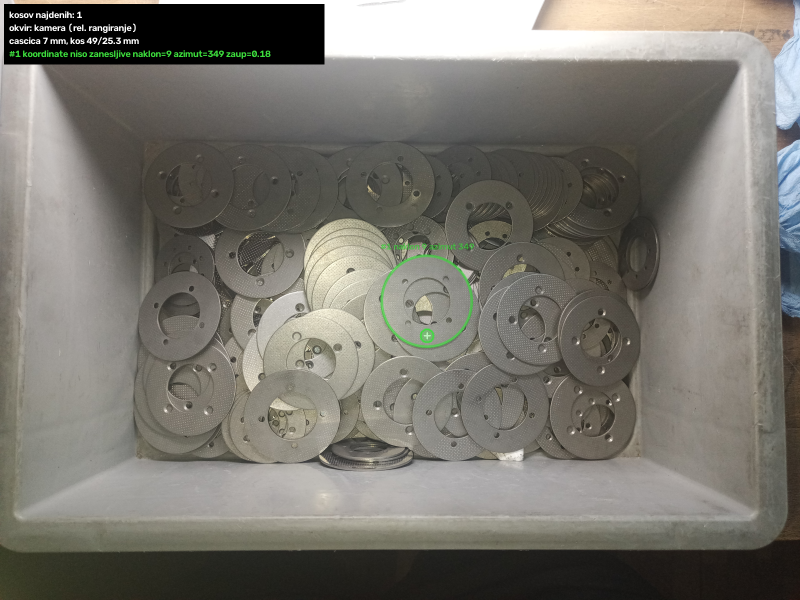
#> input picture rezultat_zaboj.png, 1600 x 1200 px (shown at 1/2 size); its folder holds only this picture in this run
$ python -i pipeline.py   (imports and definitions only)   (older library calls are emulated)
#> lines starting #> are read from the running program, lines starting #| are printed output that depends on the picture; after the words box and inside, x2 and y2 are one past the last pixel; in counts of white or black regions, pixels touching at a corner belong together
### flange_picker/preprocess.py
"""Predobdelava: CLAHE, bilateralni filter, maska spekularnih odsevov.

Spekularni odsevi na svetleci plocevini so nasiceni piksli - njihovi robovi so
lazni robovi. Zaznamo jih in maskiramo, namesto da bi jih obravnavali kot rob.
"""

from __future__ import annotations

from dataclasses import dataclass
from typing import Optional

import cv2
import numpy as np

from .config import Config


@dataclass
class Preprocessed:
    gray: np.ndarray            # uint8, po CLAHE + bilateralnem filtru
    raw_gray: np.ndarray        # uint8, original v sivini
    specular_mask: np.ndarray   # uint8 0/255, 255 = odsev
    diagnostics: dict


def to_gray(image: np.ndarray) -> np.ndarray:
    if image is None:
        raise ValueError("slika je None")
    if image.ndim == 3:
        if image.shape[2] == 4:
            image = cv2.cvtColor(image, cv2.COLOR_BGRA2BGR)
        return cv2.cvtColor(image, cv2.COLOR_BGR2GRAY)
    if image.dtype != np.uint8:
        image = cv2.normalize(image, None, 0, 255, cv2.NORM_MINMAX).astype(np.uint8)
    return image


def specular_mask(gray: np.ndarray, cfg: Config) -> np.ndarray:
    abs_thr = float(cfg["preprocess.specular_abs_threshold"])
    pct = float(cfg["preprocess.specular_percentile"])
    pct_thr = float(np.percentile(gray, pct)) if gray.size else 255.0
    thr = min(abs_thr, max(pct_thr, abs_thr - 25.0))
    mask = (gray >= thr).astype(np.uint8) * 255
    min_blob = int(cfg["preprocess.specular_min_blob_px"])
    if min_blob > 1 and mask.any():
        num, labels, stats, _ = cv2.connectedComponentsWithStats(mask, 8)
        keep = np.zeros(num, dtype=bool)
        for i in range(1, num):
            keep[i] = stats[i, cv2.CC_STAT_AREA] >= min_blob
        mask = np.where(keep[labels], 255, 0).astype(np.uint8)
    dil = int(cfg["preprocess.specular_dilate_px"])
    if dil > 0 and mask.any():
        kernel = cv2.getStructuringElement(cv2.MORPH_ELLIPSE, (2 * dil + 1, 2 * dil + 1))
        mask = cv2.dilate(mask, kernel)
    return mask


def apply_gamma(gray: np.ndarray, gamma: float) -> np.ndarray:
    """Gama korekcija. gamma < 1 dvigne temne dele - kose v senci ob steni zaboja.

    Za razliko od CLAHE je globalna in monotona: ne izmislja si lokalnega
    kontrasta, zato ne rodi navideznih robov v gladkih obmocjih.
    """
    if abs(gamma - 1.0) < 1e-6:
        return gray
    lut = np.clip(((np.arange(256) / 255.0) ** float(gamma)) * 255.0, 0, 255).astype(np.uint8)
    return cv2.LUT(gray, lut)


def preprocess(image: np.ndarray, cfg: Config) -> Preprocessed:
    raw = to_gray(image)
    working = apply_gamma(raw, float(cfg.get("preprocess.gamma", 1.0)))
    clip = float(cfg["preprocess.clahe_clip"])
    if clip > 0:
        clahe = cv2.createCLAHE(clipLimit=clip,
                                tileGridSize=(int(cfg["preprocess.clahe_grid"]),) * 2)
        enhanced = clahe.apply(working)
    else:
        enhanced = working
    bil_d = int(cfg["preprocess.bilateral_d"])
    if bil_d > 0:
        filtered = cv2.bilateralFilter(enhanced, bil_d,
                                       float(cfg["preprocess.bilateral_sigma_color"]),
                                       float(cfg["preprocess.bilateral_sigma_space"]))
    else:
        filtered = enhanced
    mask = specular_mask(raw, cfg)
    diag = {
        "shape": [int(raw.shape[1]), int(raw.shape[0])],
        "mean_intensity": float(raw.mean()) if raw.size else 0.0,
        "specular_fraction": float(mask.mean() / 255.0) if mask.size else 0.0,
    }
    return Preprocessed(gray=filtered, raw_gray=raw, specular_mask=mask, diagnostics=diag)

### flange_picker/config.py
"""Nalaganje konfiguracije.

config.yaml je edini vir resnice za konstante in pragove. Ta modul ne vsebuje
privzetih vrednosti - ce kljuc manjka, javi jasno napako namesto tihega ugibanja.
"""

from __future__ import annotations

import copy
import os
from typing import Any, Dict, Optional

import yaml

DEFAULT_CONFIG_PATH = os.path.join(os.path.dirname(os.path.abspath(__file__)), "config.yaml")


class ConfigError(KeyError):
    """Manjkajoc ali napacen konfiguracijski kljuc."""


class Config:
    """Tanka ovojnica okoli slovarja s pikovnim dostopom in jasnimi napakami."""

    def __init__(self, data: Dict[str, Any], path: Optional[str] = None):
        self._data = data
        self.path = path

    # -- dostop -----------------------------------------------------------
    def get(self, dotted: str, default: Any = "__raise__") -> Any:
        node: Any = self._data
        for part in dotted.split("."):
            if not isinstance(node, dict) or part not in node:
                if default == "__raise__":
                    raise ConfigError(
                        f"manjka konfiguracijski kljuc '{dotted}' (datoteka: {self.path})"
                    )
                return default
            node = node[part]
        return node

    def __getitem__(self, dotted: str) -> Any:
        return self.get(dotted)

    # [5 lines left out: function section, not called in this run]

    def as_dict(self) -> Dict[str, Any]:
        return copy.deepcopy(self._data)

    def with_overrides(self, overrides: Dict[str, Any]) -> "Config":
        """Vrne novo konfiguracijo z globoko zlitimi popravki."""
        return Config(_deep_merge(copy.deepcopy(self._data), overrides), self.path)

    # [15 lines left out: functions set, _deep_merge, not called in this run]


def load_config(path: Optional[str] = None, overrides: Optional[Dict[str, Any]] = None) -> Config:
    path = path or DEFAULT_CONFIG_PATH
    if not os.path.exists(path):
        raise ConfigError(f"konfiguracijska datoteka ne obstaja: {path}")
    with open(path, "r", encoding="utf-8") as handle:
        data = yaml.safe_load(handle) or {}
    if not isinstance(data, dict):
        raise ConfigError(f"konfiguracija mora biti slovar, dobil {type(data).__name__}")
    cfg = Config(data, path)
    if overrides:
        cfg = cfg.with_overrides(overrides)
    return cfg

### flange_picker/edges.py
"""Robovi s subpixel natancnostjo.

Canny da robne piksle, nato vsako tocko premaknemo vzdolz gradienta na vrh
parabole skozi tri vzorce gradientne magnitude (Devernayjev pristop). Brez tega
je fit elipse omejen s celoinstevilcno mrezo in ocena Z sistematicno sumna.
"""

from __future__ import annotations

from dataclasses import dataclass
from typing import List, Optional

import cv2
import numpy as np

from .config import Config


@dataclass
class EdgeMap:
    points: np.ndarray            # (N,2) subpixel robne tocke
    contours: List[np.ndarray]    # verige subpixel tock
    mask: np.ndarray              # uint8 Canny maska
    diagnostics: dict
    gx: Optional[np.ndarray] = None   # gradient, na katerem je merjena lega robov
    gy: Optional[np.ndarray] = None


def _bilinear(img: np.ndarray, xs: np.ndarray, ys: np.ndarray) -> np.ndarray:
    h, w = img.shape
    x0 = np.clip(np.floor(xs).astype(int), 0, w - 2)
    y0 = np.clip(np.floor(ys).astype(int), 0, h - 2)
    fx = np.clip(xs - x0, 0.0, 1.0)
    fy = np.clip(ys - y0, 0.0, 1.0)
    v00 = img[y0, x0]
    v10 = img[y0, x0 + 1]
    v01 = img[y0 + 1, x0]
    v11 = img[y0 + 1, x0 + 1]
    return (v00 * (1 - fx) * (1 - fy) + v10 * fx * (1 - fy)
            + v01 * (1 - fx) * fy + v11 * fx * fy)


def detect_edges(gray: np.ndarray, cfg: Config, exclude_mask: Optional[np.ndarray] = None,
                 gradient_image: Optional[np.ndarray] = None) -> EdgeMap:
    """Canny na `gray` odloci, KJE je rob; subpixel lega se meri na `gradient_image`.

    CLAHE in bilateralni filter pomagata robove sploh najti, a ob sumu prestavita
    vrh gradienta - izmerjeno za +0.28 px, kar je pri premeru 35 px ze 0.8 %
    napake v Z. Zato se lega robov meri na surovi sliki z blagim glajenjem.
    """
    ksize = int(cfg["edges.sobel_ksize"])
    if gradient_image is None:
        grad_src = gray
    else:
        sigma = float(cfg["edges.gradient_blur_sigma"])
        grad_src = (cv2.GaussianBlur(gradient_image, (0, 0), sigma) if sigma > 0
                    else gradient_image)
    gx = cv2.Sobel(grad_src, cv2.CV_32F, 1, 0, ksize=ksize)
    gy = cv2.Sobel(grad_src, cv2.CV_32F, 0, 1, ksize=ksize)
    mag = cv2.magnitude(gx, gy)

    canny = cv2.Canny(gray, int(cfg["edges.canny_low"]), int(cfg["edges.canny_high"]),
                      L2gradient=True)
    if exclude_mask is not None and exclude_mask.shape == canny.shape:
        canny = cv2.bitwise_and(canny, cv2.bitwise_not(exclude_mask))

    chains, _ = cv2.findContours(canny, cv2.RETR_LIST, cv2.CHAIN_APPROX_NONE)
    step = float(cfg["edges.subpixel_step_px"])
    max_shift = float(cfg["edges.subpixel_max_shift_px"])
    min_pts = int(cfg["edges.min_contour_points"])

    refined: List[np.ndarray] = []
    for chain in chains:
        pts = chain.reshape(-1, 2).astype(np.float64)
        if len(pts) < min_pts:
            continue
        xs, ys = pts[:, 0], pts[:, 1]
        yi = np.clip(ys.astype(int), 0, gray.shape[0] - 1)
        xi = np.clip(xs.astype(int), 0, gray.shape[1] - 1)
        dx, dy = gx[yi, xi], gy[yi, xi]
        norm = np.sqrt(dx * dx + dy * dy)
        ok = norm > 1e-6
        dirx = np.where(ok, dx / np.where(ok, norm, 1.0), 0.0)
        diry = np.where(ok, dy / np.where(ok, norm, 1.0), 0.0)
        m0 = _bilinear(mag, xs, ys)
        mm = _bilinear(mag, xs - step * dirx, ys - step * diry)
        mp = _bilinear(mag, xs + step * dirx, ys + step * diry)
        denom = mm - 2.0 * m0 + mp
        delta = np.where(np.abs(denom) > 1e-9, 0.5 * (mm - mp) / np.where(np.abs(denom) > 1e-9, denom, 1.0), 0.0)
        delta = np.clip(delta, -max_shift, max_shift) * step
        sub = np.stack([xs + delta * dirx, ys + delta * diry], axis=1)
        refined.append(sub)

    points = np.concatenate(refined, axis=0) if refined else np.zeros((0, 2), dtype=float)
    diag = {
        "n_contours": len(refined),
        "n_edge_points": int(len(points)),
        "canny_fraction": float(canny.mean() / 255.0) if canny.size else 0.0,
    }
    return EdgeMap(points=points, contours=refined, mask=canny, diagnostics=diag, gx=gx, gy=gy)

### flange_picker/pipeline.py
"""Orkestracija cevovoda in JSON izhod.

Vsak korak vrne diagnostiko namesto izjeme; prazna slika da prazno listo
kandidatov, ne napake.
"""

from __future__ import annotations

import json
import logging
import math
import os
from dataclasses import dataclass, field
from typing import Dict, List, Optional

import cv2
import numpy as np

from . import autocalib as autocalib_mod
from . import multipass
from .config import Config, load_config
from .edges import detect_edges
from .ellipse import (apply_edge_bias, compute_polarity, compute_support,
                      compute_support_gradient, deduplicate, detect_ellipses_edge_drawing,
                      estimate_edge_bias, fit_contour, measure_ring_clutter, pair_ellipses,
                      verify_virtual_hole)
from .pose import build_flange_pose
from .preprocess import preprocess, to_gray
from .scoring import Candidate, score_candidates

LOG = logging.getLogger("flange_picker")


@dataclass
class Result:
    calibration: autocalib_mod.Calibration
    candidates: List[Candidate]
    diagnostics: Dict = field(default_factory=dict)
    warnings: List[str] = field(default_factory=list)
    rejected: List[Dict] = field(default_factory=list)

    # [61 lines left out: functions to_json, _size_prefilter, not called in this run]


def process_image(image: np.ndarray, cfg: Optional[Config] = None, debug: bool = False,
                  debug_dir: Optional[str] = None, debug_prefix: str = "step") -> Result:
    cfg = cfg or load_config()
    warnings: List[str] = []
    diagnostics: Dict = {}

    if image is None or getattr(image, "size", 0) == 0:
        calib = autocalib_mod.Calibration(
            k_mat=np.eye(3), f_px=float(cfg["autocalib.fallback_f_px"]),
            principal_point=(0.0, 0.0), method="degraded_relative_only", confidence=0.0,
            warnings=["prazna slika"])
        return Result(calibration=calib, candidates=[], diagnostics={"empty_image": True},
                      warnings=["prazna slika - prazna lista kandidatov"])

    gray_raw = to_gray(image)

    if bool(cfg.get("multipass.enabled", False)):
        passes, pass_diag = multipass.run_passes(gray_raw, cfg)
        diagnostics["multipass"] = pass_diag
        base = next((p for p in passes if p.full_scale), passes[0])
        pre, edge_map = base.pre, base.edges
        diagnostics["preprocess"] = pre.diagnostics
        diagnostics["edges"] = edge_map.diagnostics
        raw_ellipses = [e for p in passes for e in p.ellipses]
        ellipses, cons_diag = multipass.consolidate(passes, cfg)
        diagnostics["multipass"]["consolidation"] = cons_diag
        min_votes = int(cfg["multipass.min_votes"])
        thin = [e for e in ellipses if e.meta.get("votes", 1) < min_votes]
        ellipses = [e for e in ellipses if e.meta.get("votes", 1) >= min_votes]
        diagnostics["multipass"]["n_below_min_votes"] = len(thin)
        # Vidnost se meri sele po predfiltru velikosti: merjenje v vseh prehodih
        # je najdrazji korak, na tisocih drobnih elips s perforirane povrsine pa
        # brez pomena. Vrstni red na rezultat ne vpliva - predfilter gleda samo
        # polos.
        ellipses = _size_prefilter(ellipses, cfg, diagnostics)
        diagnostics["multipass"]["measure"] = multipass.measure_across_passes(ellipses, passes, cfg)
        n_contour = sum(int(p.diagnostics.get("n_from_contours", 0)) for p in passes)
        n_ed = sum(int(p.diagnostics.get("n_from_edge_drawing", 0)) for p in passes)
    else:
        pre = preprocess(gray_raw, cfg)
        diagnostics["preprocess"] = pre.diagnostics

        edge_map = detect_edges(pre.gray, cfg, exclude_mask=pre.specular_mask,
                                gradient_image=pre.raw_gray)
        diagnostics["edges"] = edge_map.diagnostics

        detector = str(cfg["ellipse.detector"])
        raw_ellipses = []
        if detector in ("contours", "both"):
            for contour in edge_map.contours:
                raw_ellipses.extend(fit_contour(contour, cfg))
        n_contour = len(raw_ellipses)
        n_ed = 0
        if detector in ("edge_drawing", "both"):
            ed_ellipses, ed_diag = detect_ellipses_edge_drawing(pre.gray, cfg)
            diagnostics["edge_drawing"] = ed_diag
            n_ed = len(ed_ellipses)
            raw_ellipses.extend(ed_ellipses)
            if not ed_diag.get("available") and detector == "edge_drawing":
                warnings.append("EdgeDrawing ni na voljo: " + str(ed_diag.get("reason", "")))
        ellipses = deduplicate(raw_ellipses, cfg)
        if str(cfg["ellipse.support_method"]) == "gradient":
            compute_support_gradient(ellipses, edge_map.gx, edge_map.gy, cfg)
        else:
            compute_support(ellipses, edge_map.points, cfg)
        compute_polarity(ellipses, edge_map.gx, edge_map.gy, cfg)

    n_before_support = len(ellipses)
    min_support = float(cfg["ellipse.min_support_ratio"])
    weak = [e for e in ellipses if e.support_ratio < min_support]
    ellipses = [e for e in ellipses if e.support_ratio >= min_support]
    diagnostics["ellipses"] = {
        "n_raw": len(raw_ellipses), "n_from_contours": n_contour, "n_from_edge_drawing": n_ed,
        "n_after_dedup": n_before_support,
        "n_kept": len(ellipses), "n_low_support": len(weak),
    }

    if "size_prefilter" not in diagnostics:
        ellipses = _size_prefilter(ellipses, cfg, diagnostics)

    pairs, pair_rejected = pair_ellipses(ellipses, cfg)
    # Zamasanost kolobarja se meri sele po parjenju: sele takrat je znano, kateri
    # rob je obris kosa in kje je torej njegova povrsina.
    measure_ring_clutter(pairs, edge_map.gx, edge_map.gy, cfg)
    verify_virtual_hole(pairs, edge_map.gx, edge_map.gy, cfg)
    clutter = [p.ring_clutter for p in pairs if p.ring_clutter == p.ring_clutter]
    diagnostics["pairs"] = {
        "n_pairs": sum(1 for p in pairs if p.paired),
        "n_unpaired": sum(1 for p in pairs if not p.paired),
        "ring_clutter_median": round(float(np.median(clutter)), 3) if clutter else None,
        "rejected": pair_rejected[:20],
    }

    # Odmik roba se oceni sele po parjenju (potrebuje oba premera) in se odsteje,
    # preden se iz elips racuna poza - sicer se prenese naravnost v Z.
    edge_bias, bias_diag = estimate_edge_bias(pairs, cfg)
    diagnostics["edge_bias"] = bias_diag
    if abs(edge_bias) > 0:
        apply_edge_bias(ellipses, edge_bias)

    calib = autocalib_mod.calibrate(pre.gray, pairs, cfg, edge_points=edge_map.points,
                                    raw_gray=pre.raw_gray)
    diagnostics["autocalib"] = calib.diagnostics
    warnings.extend(calib.warnings)

    candidates: List[Candidate] = []
    rejected: List[Dict] = []
    for pair in pairs:
        pose = build_flange_pose(pair, calib.k_mat, cfg, calib.rot_box, calib.t_box)
        if pose is None:
            rejected.append({"center_px": [round(pair.outer.cx, 1), round(pair.outer.cy, 1)],
                             "reason": "poze iz elipse ni bilo mogoce izracunati"})
            continue
        candidates.append(Candidate(pair=pair, pose=pose))

    scale_check = autocalib_mod.scale_consistency_check(candidates, calib, cfg)
    diagnostics["scale_check"] = scale_check
    if scale_check.get("ok") is False:
        # Merilo dna in izmerjeni premeri si nasprotujeta: detektirani pravokotnik
        # skoraj gotovo ni dno zaboja. Lazen okvir je slabsi od nobenega - raje se
        # degradiramo na relativno rangiranje, kot da bi vrnili napacne koordinate.
        warnings.append("preverjanje merila: " + str(scale_check.get("reason", ""))
                        + " - koordinatni sistem zaboja zavrnjen, ostaja relativno rangiranje")
        calib.frame_reliable = False
        calib.rot_box = None
        calib.t_box = None
        calib.confidence = 0.0
        calib.method = "degraded_relative_only"
        candidates = []
        for pair in pairs:
            pose = build_flange_pose(pair, calib.k_mat, cfg, None, None)
            if pose is not None:
                candidates.append(Candidate(pair=pair, pose=pose))

    ranked, score_rejected = score_candidates(candidates, calib, cfg, gray_raw.shape[:2])
    rejected.extend(score_rejected)

    cup_d = float(cfg["gripper.suction_cup_diameter_mm"])
    ring_width = (float(cfg["flange.d_out_mm"]) - float(cfg["flange.d_in_mm"])) / 2.0
    if cup_d > ring_width:
        warnings.append(
            f"sesalna cascica ({cup_d:g} mm) je sirsa od kolobarja prirobnice "
            f"({ring_width:g} mm) - polnega naleganja ni mogoce doseci")

    result = Result(calibration=calib, candidates=ranked, diagnostics=diagnostics,
                    warnings=warnings, rejected=rejected)

    if debug:
        write_debug(image, pre, edge_map, ellipses, ranked, calib, cfg,
                    debug_dir or cfg["debug.dir"], debug_prefix)
    return result


# [71 lines left out: functions process_file, write_debug, not called in this run]


def result_to_json_string(result: Result, cfg: Config) -> str:
    return json.dumps(result.to_json(cfg), indent=2, ensure_ascii=False)

>>> import cv2
>>> picture = cv2.imread('../rezultat_zaboj.png')
#> picture is the input picture: shape (1200, 1600, 3); mean B, G, R 110.3, 117.7, 120.2
>>> result = process_image(picture)
#> in to_gray, `return cv2.cvtColor(image, cv2.COLOR_BGR2GRAY)`:
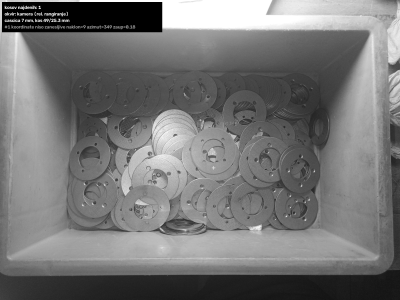
#> returned value: shape (1200, 1600) (shown at 1/4 size); min 0, max 255, mean 117.6
#> in preprocess, `enhanced = clahe.apply(working)`:
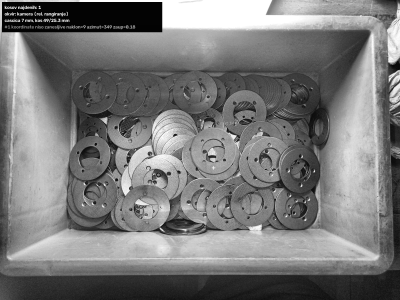
#> enhanced: shape (1200, 1600) (shown at 1/4 size); min 2, max 255, mean 121.5
#> in specular_mask, `pct_thr = float(np.percentile(gray, pct)) if gray.size else 255.0`: pct_thr = 255
#> in specular_mask, `thr = min(abs_thr, max(pct_thr, abs_thr - 25.0))`: thr = 245
#> in specular_mask, `mask = (gray >= thr).astype(np.uint8) * 255`:
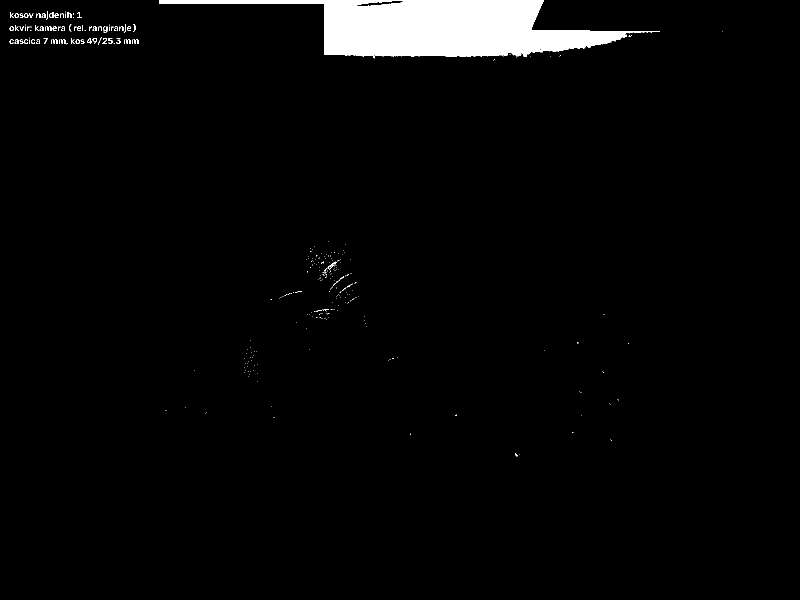
#> mask: shape (1200, 1600) (shown at 1/2 size); 3% white; 313 white regions (260 under 20 px), largest, box (x1, y1, x2, y2) and area: (318, 0, 1320, 117) 55327, (655, 523, 673, 538) 66, (206, 53, 215, 65) 52
#> in specular_mask, `num, labels, stats, _ = cv2.connectedComponentsWithStats(mask, 8)`:
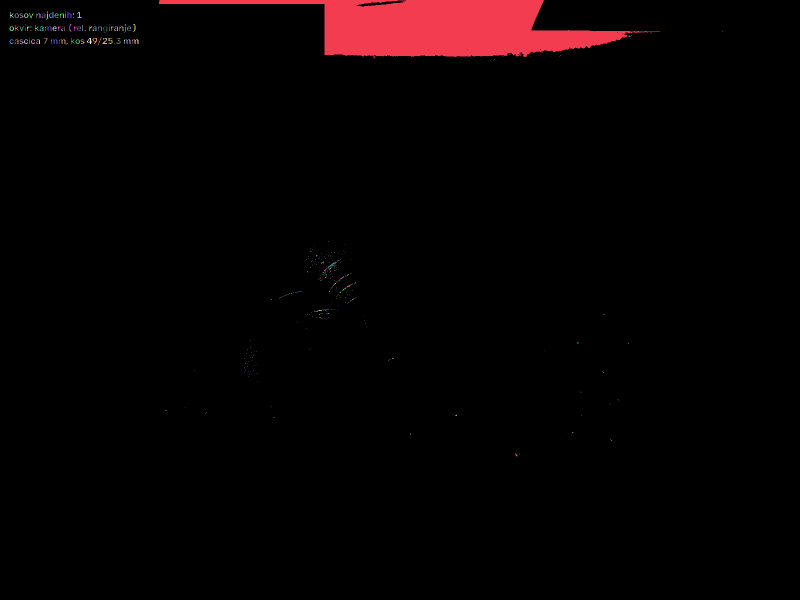
#> labels: shape (1200, 1600) int32 (shown at 1/2 size); 314 distinct labels, from 0 to 313; one colour per label, 0 black
#> in specular_mask, `num, labels, stats, _ = cv2.connectedComponentsWithStats(mask, 8)`: num = 314; stats = 314 rows, first 6: [0, 0, 1600, 1200, 1862081], [318, 0, 1002, 117, 55327], [804, 3, 1, 1, 1], [94, 23, 2, 2, 4], [131, 23, 1, 2, 2], [20, 24, 7, 12, 31]
#> (the rest of the program and of its run is left out)
